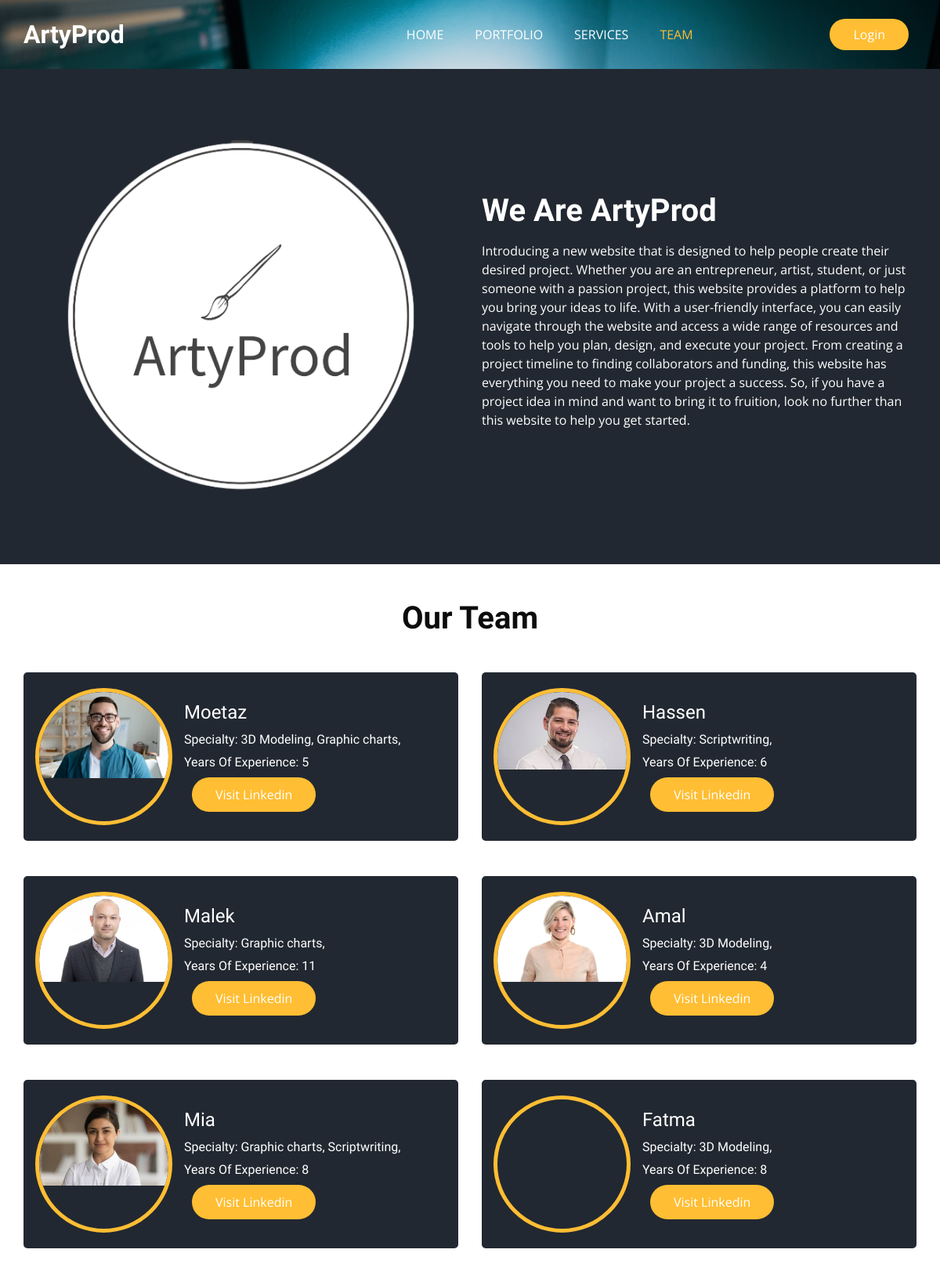
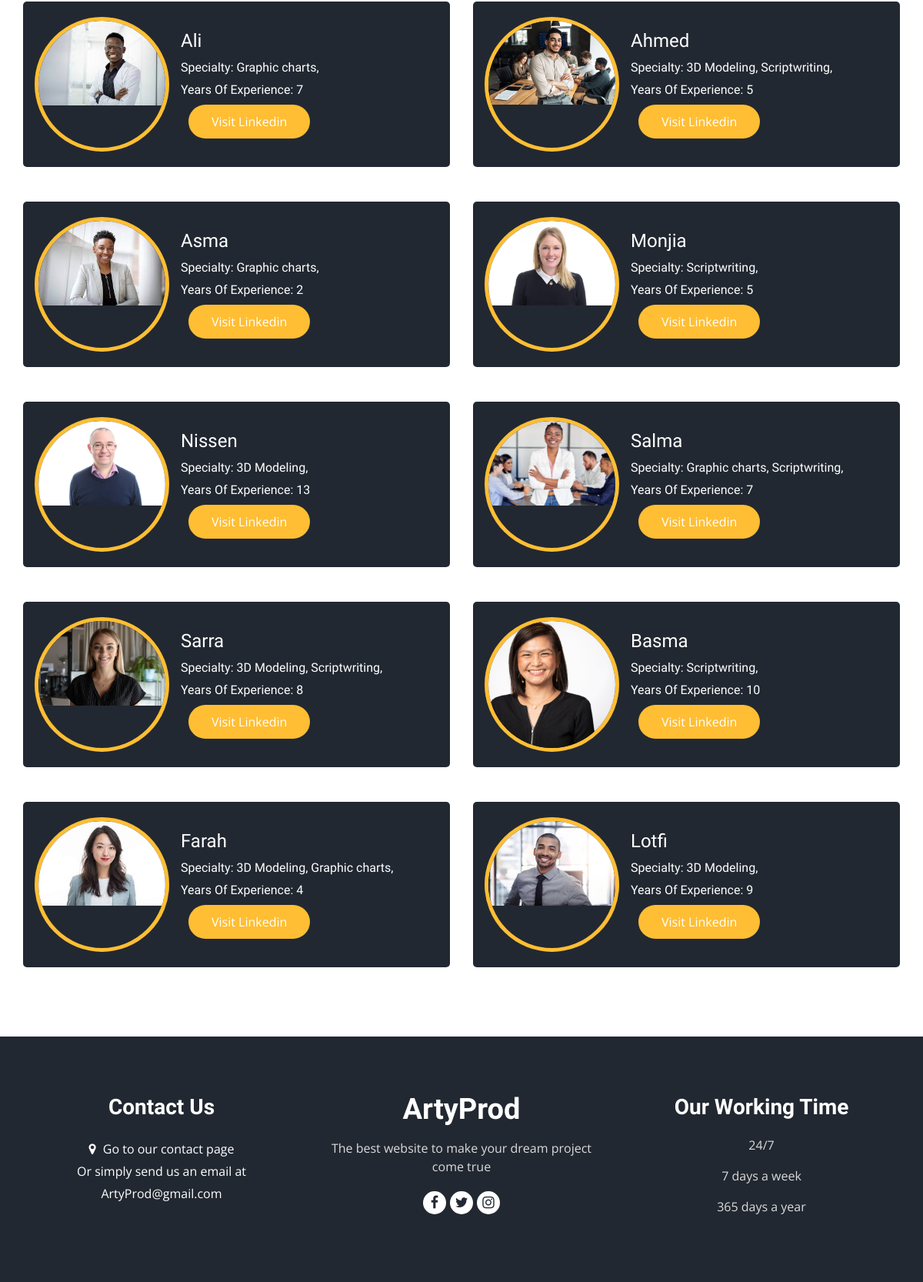
Screenshot of /ArtyProdApp/personnel with the database file from the repository (2 pictures, top to bottom).
### ArtyProdApp/models.py (models this page shows)
class Personnel(models.Model):
    name=models.CharField(max_length=50)
    CV_File=models.FileField(upload_to='pdfs/')
    service = models.ManyToManyField(Services)
    experience = models.PositiveIntegerField(default=1)
    Photo_File=models.FileField(upload_to='photos/')
    linkedln_link=models.URLField(max_length=200)

class Services(models.Model):
    CHOICES=(("Graphic charts","Graphic charts"),
        ("3D Modeling","3D Modeling"),
        ("Scriptwriting","Scriptwriting"))
    TypeS=models.CharField(max_length=20, choices=CHOICES)
    description=models.TextField()
    Photo=models.FileField(upload_to='services/')
    def __str__(self):
        return self.TypeS

### ArtyProdApp/views.py (the view)
# urls.py: path('personnel', views.personnel,name='Personnel'),
def personnel(request):
    personnels = Personnel.objects.all()
    return render(request, 'Team.html', {'personnels': personnels})

### ArtyProdApp/templates/Team.html (shortened to what this page needs)
{% load static %}
<!DOCTYPE html>
<html>
<head>
    <link
      rel="stylesheet"
      type="text/css"
      media="screen"
      href="{% static 'css/bootstrap.css'%}">
  <link rel="stylesheet" type="text/css" href="https://cdnjs.cloudflare.com/ajax/libs/OwlCarousel2/2.3.4/assets/owl.carousel.min.css" />
  <link rel="stylesheet" href="https://cdnjs.cloudflare.com/ajax/libs/jquery-nice-select/1.1.0/css/nice-select.min.css" />
    <link
      rel="stylesheet"
      type="text/css"
      media="screen"
      href="{% static 'css/font-awesome.min.css'%}">
      <link
      rel="stylesheet"
      type="text/css"
      media="screen"
      href="{% static 'css/style.css'%}">
      <link
      rel="stylesheet"
      type="text/css"
      media="screen"
      href="{% static 'css/responsive.css'%}">
</head>
<body class="sub_page">
  <div class="hero_area">
    <div class="bg-box">
      <img src="{% static 'media/hero-bg.jpg' %}" alt="">
    </div>
    <header class="header_section">
      <div class="container">
        <nav class="navbar navbar-expand-lg custom_nav-container ">
          <a class="navbar-brand" href="{% url 'Portfolio' %}">
            <span>
              ArtyProd
            </span>
          </a>
          <div class="collapse navbar-collapse" id="navbarSupportedContent">
            <ul class="navbar-nav  mx-auto ">
              <li class="nav-item">
                <a class="nav-link" href="{% url 'Portfolio' %}">Home </a>
              </li>
              <li class="nav-item">
                <a class="nav-link" href="{% url 'Projects' %}">Portfolio</a>
              </li>
              <li class="nav-item">
                <a class="nav-link" href="{% url 'Services' %}">Services</a>
              </li>
              <li class="nav-item active">
                <a class="nav-link" href="{% url 'Personnel' %}">Team<span class="sr-only">(current)</span></a>
              </li>
              {%if user.is_authenticated%}
              <li class="nav-item">
                <div class="dropdown">
                    <a class="nav-link dropdown-toggle" href="#" role="button" id="dropdownMenuLink" data-bs-toggle="dropdown" aria-expanded="false">
                        {{user.username}}
                    </a>
                    <ul class="dropdown-menu" aria-labelledby="dropdownMenuLink">
                        <li><a class="dropdown-item" href="{% url 'myprojects' %}">Your Projects</a></li>
                        <li><a class="dropdown-item" href="{% url 'Contact' %}">Contact</a></li>
                        <li><hr class="dropdown-divider"></li>
                        <li><a class="dropdown-item" href="/logout">logout</a></li>
                    </ul>
                </div>
              </li>
            </ul>
            <div class="user_option">
              <a href="{% url 'Project' %}" class="order_online">
                Create Project
              </a>
            </div>
              {% else %}
            </ul>
              <div class="user_option">
              <a href="{% url 'Login' %}" class="order_online">
                Login
              </a>
            </div>
                {% endif %}
          </div>
        </nav>
      </div>
    </header>
  </div>
  <section class="about_section layout_padding">
    <div class="container  ">
      <div class="row">
        <div class="col-md-6 ">
          <div class="img-box">
            <img src="{% static "media/about.png" %}" alt="">
          </div>
        </div>
        <div class="col-md-6">
          <div class="detail-box">
            <div class="heading_container">
              <h2>
                We Are ArtyProd
              </h2>
            </div>
            <p>
              Introducing a new website that is designed to help people create their desired project.
              Whether you are an entrepreneur, artist, student, or just someone with a passion project,
              this website provides a platform to help you bring your ideas to life. With a user-friendly interface,
              you can easily navigate through the website and access a wide range of resources and tools to help you plan,
              design, and execute your project. From creating a project timeline to finding collaborators and funding,
              this website has everything you need to make your project a success. So, if you have a project idea in mind
              and want to bring it to fruition, look no further than this website to help you get started.
            </p>
          </div>
        </div>
      </div>
    </div>
  </section>
<section class="offer_section layout_padding-bottom">
  <div class="offer_container">
    <div class="container ">
      <div class="heading_container heading_center">
        <h2>
          Our Team
        </h2>
      </div>
      <div class="row">
        {% for p in personnels %}
        <div class="col-md-6  ">
          <div class="box ">
            <div class="img-box">
              <img src="{{MEDIA_URL}}{{ p.Photo_File }}" alt="" />
            </div>
            <div class="detail-box">
              <h5>
                {{ p.name }}
              </h5>
              <h6>
                Specialty:
                {% for service in p.service.all %}
                  {{ service }},
                {% endfor %}
              </h6>
              <h6>
                Years Of Experience: {{ p.experience }}
              </h6>
              <div class="user_option">
                <a href="{{ p.linkedln_link }}">
                  Visit Linkedin
                </a>
              </div>
            </div>
          </div>
        </div>
        {% endfor %}
      </div>
    </div>
  </div>
</section>
  <footer class="footer_section">
    <div class="container">
      <div class="row">
        <div class="col-md-4 footer-col">
          <div class="footer_contact">
            <h4>
              Contact Us
            </h4>
            <div class="contact_link_box">
              {%if user.is_authenticated%}
                <a href="{% url 'Contact' %}">
                  <i class="fa fa-map-marker" aria-hidden="true"></i>
                  <span>
                    Go to our contact page
                  </span>
                </a>
              {%else%}
                <a href="{% url 'Login' %}">
                  <i class="fa fa-map-marker" aria-hidden="true"></i>
                  <span>
                    Go to our contact page
                  </span>
                </a>
                {%endif%}
                <span>
                  Or simply send us an email at
                </span>
              <a>
                <span>
                  ArtyProd@gmail.com
                </span>
              </a>
            </div>
          </div>
        </div>
        <div class="col-md-4 footer-col">
          <div class="footer_detail">
            <a href="" class="footer-logo">
              ArtyProd
            </a>
            <p>
              The best website to make your dream project come true
            </p>
            <div class="footer_social">
              <a href="">
                <i class="fa fa-facebook" aria-hidden="true"></i>
              </a>
              <a href="">
                <i class="fa fa-twitter" aria-hidden="true"></i>
              </a>
              <a href="">
                <i class="fa fa-instagram" aria-hidden="true"></i>
              </a>
            </div>
          </div>
        </div>
        <div class="col-md-4 footer-col">
          <h4>
            Our Working Time
          </h4>
          <p>
            24/7
          </p>
          <p>
            7 days a week
          </p>
          <p>
            365 days a year
          </p>
        </div>
      </div>
    </div>
  </footer>
</body>
</html>

### static/css/responsive.css (style rules this page uses)
@media (min-width: 1200px) { .container { max-width: 1170px; } }

### rows the page displays
Personnel: Photo_File (picture), name "Moetaz", experience "5"
Services: TypeS "3D Modeling"
Services: TypeS "Graphic charts"
Personnel: Photo_File (picture), name "Hassen", experience "6"
Services: TypeS "Scriptwriting"
Personnel: Photo_File (picture), name "Malek", experience "11"
Personnel: Photo_File (picture), name "Amal", experience "4"
Personnel: Photo_File (picture), name "Mia", experience "8"
Personnel: name "Fatma", experience "8"
Personnel: Photo_File (picture), name "Ali", experience "7"
Personnel: Photo_File (picture), name "Ahmed", experience "5"
Personnel: Photo_File (picture), name "Asma", experience "2"
Personnel: Photo_File (picture), name "Monjia", experience "5"
Personnel: Photo_File (picture), name "Nissen", experience "13"
Personnel: Photo_File (picture), name "Salma", experience "7"
Personnel: Photo_File (picture), name "Sarra", experience "8"
Personnel: Photo_File (picture), name "Basma", experience "10"
Personnel: Photo_File (picture), name "Farah", experience "4"
Personnel: Photo_File (picture), name "Lotfi", experience "9"
